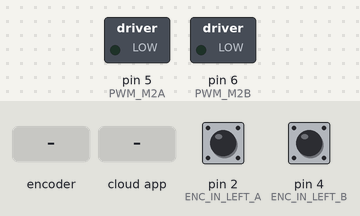
This sketch was run on a simulated Arduino Uno, built with avr-gcc and run on an emulated ATmega328P. Shown: switched loads named in the sketch (green lamp = pin HIGH). Inputs (shaded band) come from the test bench; at power-on: pin 2 (ENC_IN_LEFT_A) HIGH, pin 4 (ENC_IN_LEFT_B) HIGH. The ROS host is connected and sends only what is stated.

Above: at 1.2 s.
1.3 s: rotary encoder on pin 2 (ENC_IN_LEFT_A) / pin 4 (ENC_IN_LEFT_B) turned 1 step (first pin leading)
At 1.65 s:
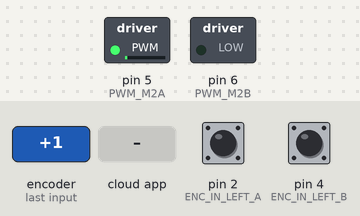
4.3 s: the phone or cloud app sets ctrl_left to -100
At 4.6 s:
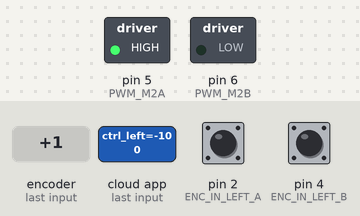
5.8 s: the phone or cloud app sets ctrl_left to 0
At 7.0 s:
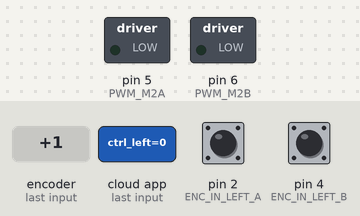
7.3 s: the phone or cloud app sets ctrl_left to 100
At 8.1 s:
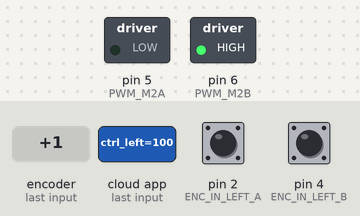
Timing chart, 0 to 9.8 s (numbered marks = the images above; inputs shaded):
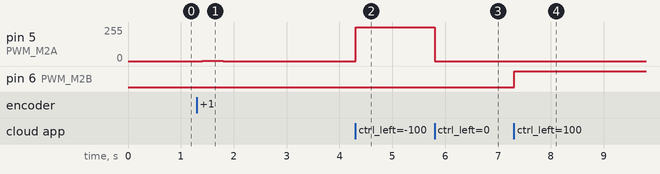

The sketch:

left_arduino.ino
```cpp
#include "left_arduino.h"

ros::NodeHandle nh;

void setup() {

  nh.initNode();

  nh.advertise(encoder);
  nh.advertise(debug);
  nh.subscribe(motor);

  pinMode(ENC_IN_LEFT_A , INPUT);
  pinMode(ENC_IN_LEFT_B , INPUT);

  pinMode(PWM_M2A, OUTPUT);
  pinMode(PWM_M2B, OUTPUT);

  digitalWrite(PWM_M2A, LOW);       // MOTOR
  digitalWrite(PWM_M2B, LOW);

  attachInterrupt(digitalPinToInterrupt(ENC_IN_LEFT_A), left_wheel_tick, RISING);
}

void loop() {

  unsigned long t = micros();

  if ((t - tTime[0]) >= (1.0e6 / ENCODER_FREQUENCY))
  {
    left_newtime_encoder = micros();

    left_delta_t_enc = ((float) (left_newtime_encoder - left_oldtime_encoder))/1.0e6;
    left_temp = (left_wheel_tick_count - last_left_wheel_tick_count)/left_delta_t_enc;
    left_enc_w = left_temp*(2.0*PI)/(10.5*10);

    left_fil_enc_w = 0.854*left_fil_enc_w + 0.0728*left_enc_w + 0.0728*last_left_fil_enc_w;

    left_w_msg.data = left_fil_enc_w*(-1.0);
    encoder.publish(&left_w_msg);

    // Resolucion de 1.496 rad/s a una frecuencia de 100 Hz
    // Resolucion de 0.1496 rad/s a una frecuencia de 10 Hz

    last_left_fil_enc_w = left_fil_enc_w;
    last_left_wheel_tick_count = left_wheel_tick_count;
    left_oldtime_encoder = left_newtime_encoder;
    tTime[0] = t;
  }

  if ((t - tTime[1]) >= (1.0e6 / MOTOR_FREQUENCY))
  {
    left_newtime_motor = micros();

    left_motor_err = left_motor_ref - left_fil_enc_w*(-1.0);
    left_delta_t_mtr = ((float) (left_newtime_motor - left_oldtime_motor))/1.0e6;
    left_derivative = (left_motor_err - last_left_motor_err)/(left_delta_t_mtr);
    left_integrative = left_integrative + left_motor_err*left_delta_t_mtr;
    left_input = LEFT_KP*left_motor_err + LEFT_KD*left_derivative + LEFT_KI*left_integrative;

    motor_control = left_input;

    debug_msg.data = left_input;
    debug.publish(&debug_msg);

    if (motor_control == 0) {
      digitalWrite(PWM_M2B, LOW);
      digitalWrite(PWM_M2A, LOW);
    }
    else if (motor_control > 0 and motor_control <= 255) {
      analogWrite(PWM_M2B, motor_control);
      digitalWrite(PWM_M2A, LOW);
    }
    else if (motor_control > 255) {
      analogWrite(PWM_M2B, 255);
      digitalWrite(PWM_M2A, LOW);
    }
    else if (motor_control < 0 and motor_control >= -255) {
      digitalWrite(PWM_M2B, LOW);
      analogWrite(PWM_M2A, motor_control*(-1));
    }
    else if (motor_control < -255) {
      digitalWrite(PWM_M2B, LOW);
      analogWrite(PWM_M2A, 255);
    }

    last_left_motor_err = left_motor_err;
    left_oldtime_motor = left_newtime_motor;
    tTime[1] = t;
  }

  nh.spinOnce();
}


void left_wheel_tick() {

  int val = digitalRead(ENC_IN_LEFT_B);
  if(val == LOW) {
    left_wheel_tick_count--;
  }
  else {
    left_wheel_tick_count++;
  }
}


void motor_cb(const std_msgs::Float32& motor_msg) {

  left_motor_ref = motor_msg.data;
}
```

left_arduino.h
```cpp
#include <ros.h>
#include <std_msgs/Int32.h>
#include <std_msgs/Float32.h>

#define ENCODER_FREQUENCY                 10   //hz
#define MOTOR_FREQUENCY                  300   //hz

#define PWM_M2A    5
#define PWM_M2B    6

#define ENC_IN_LEFT_A 2
#define ENC_IN_LEFT_B 4

// Parameters for a 1000 RPM motor
#define LEFT_KP   30.00
#define LEFT_KD    4.00
#define LEFT_KI    0.00

unsigned long  left_oldtime_encoder = 0;
unsigned long  left_newtime_encoder;

unsigned long  left_oldtime_motor = 0;
unsigned long  left_newtime_motor;

int motor_control = 0;

float left_input = 0.0;
float left_temp = 0.0;
float left_enc_w = 0.0;
float left_motor_ref = 0.0;
float left_motor_err = 0.0;
float left_delta_t_enc = 0.0;
float left_delta_t_mtr = 0.0;
float left_fil_enc_w = 0.0;
float left_derivative = 0.0;
float left_integrative = 0.0;
float last_left_fil_enc_w = 0.0;
float last_left_enc_w = 0.0;
float last_left_motor_err = 0.0;
volatile int left_wheel_tick_count = 0.0;
volatile int last_left_wheel_tick_count = 0.0;

unsigned long tTime[4];


/********* Publishers *********/

std_msgs::Float32 left_w_msg;
ros::Publisher encoder("w_left", &left_w_msg);

std_msgs::Float32 debug_msg;
ros::Publisher debug("debug_left", &debug_msg);

/********* Subscribers *********/

void motor_cb(const std_msgs::Float32& motor_msg);
ros::Subscriber<std_msgs::Float32> motor("ctrl_left", motor_cb);
```

Measured:
- after the input at 1.3 s, pin 5 (PWM_M2A): 0/255 → 1/255 after 0.11 s, → 0/255 0.40 s later
- after the input at 4.3 s, pin 5 (PWM_M2A): 0/255 → 255/255 at once
- after the input at 5.8 s, pin 5 (PWM_M2A): 255/255 → 0/255 at once
- after the input at 7.3 s, pin 6 (PWM_M2B): LOW → HIGH at once
